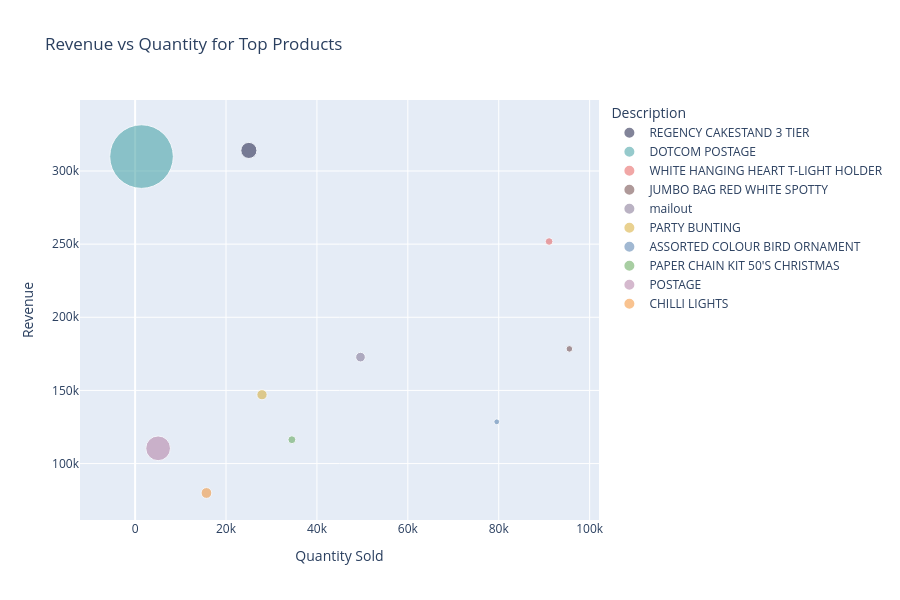

Notebook source saved alongside this figure:
### Code cell
fig = px.scatter(
    Qty_rev,
    x="Quantity",
    y="Revenue",
    size="UnitPrice",
    hover_name="Description",
    title="Revenue vs Quantity for Top Products",
    labels={
        "Quantity": "Quantity Sold",
        "Revenue": "Revenue",
        "UnitPrice": "Average Unit Price"
    },
    size_max=45,
    
    color="Description",
    color_discrete_sequence=[
    "#12143C",
    "#379A9E",
    "#E45756",
    "#673E3E",
    "#7B6D8D",
    "#D4A72C",
    "#4C78A8",
    "#59A14F",
    "#B07AA1",
    "#F28E2B"
]

)

fig.update_traces(
    opacity=0.75
)

fig.update_layout(
    height=600
    
)

fig.show()

### Figure 1 — Plotly figure (JSON) as saved in the notebook; plotly's stock layout.template omitted (floating-point values rounded to 4 significant figures)
{"data": [{"hovertemplate": "<b>%{hovertext}</b><br><br>Description=REGENCY CAKESTAND 3 TIER<br>Quantity Sold=%{x}<br>Revenue=%{y}<br>Average Unit Price=%{marker.size}<extra></extra>", "hovertext": ["REGENCY CAKESTAND 3 TIER"], "legendgroup": "REGENCY CAKESTAND 3 TIER", "marker": {"color": "#12143C", "size": [14.02], "sizemode": "area", "sizeref": 0.1079, "symbol": "circle"}, "mode": "markers", "name": "REGENCY CAKESTAND 3 TIER", "opacity": 0.75, "orientation": "v", "showlegend": true, "type": "scatter", "x": [25028], "xaxis": "x", "y": [314000.0], "yaxis": "y"}, {"hovertemplate": "<b>%{hovertext}</b><br><br>Description=DOTCOM POSTAGE<br>Quantity Sold=%{x}<br>Revenue=%{y}<br>Average Unit Price=%{marker.size}<extra></extra>", "hovertext": ["DOTCOM POSTAGE"], "legendgroup": "DOTCOM POSTAGE", "marker": {"color": "#379A9E", "size": [218.5], "sizemode": "area", "sizeref": 0.1079, "symbol": "circle"}, "mode": "markers", "name": "DOTCOM POSTAGE", "opacity": 0.75, "orientation": "v", "showlegend": true, "type": "scatter", "x": [1412], "xaxis": "x", "y": [309800.0], "yaxis": "y"}, {"hovertemplate": "<b>%{hovertext}</b><br><br>Description=WHITE HANGING HEART T-LIGHT HOLDER<br>Quantity Sold=%{x}<br>Revenue=%{y}<br>Average Unit Price=%{marker.size}<extra></extra>", "hovertext": ["WHITE HANGING HEART T-LIGHT HOLDER"], "legendgroup": "WHITE HANGING HEART T-LIGHT HOLDER", "marker": {"color": "#E45756", "size": [3.129], "sizemode": "area", "sizeref": 0.1079, "symbol": "circle"}, "mode": "markers", "name": "WHITE HANGING HEART T-LIGHT HOLDER", "opacity": 0.75, "orientation": "v", "showlegend": true, "type": "scatter", "x": [91082], "xaxis": "x", "y": [251800.0], "yaxis": "y"}, {"hovertemplate": "<b>%{hovertext}</b><br><br>Description=JUMBO BAG RED WHITE SPOTTY <br>Quantity Sold=%{x}<br>Revenue=%{y}<br>Average Unit Price=%{marker.size}<extra></extra>", "hovertext": ["JUMBO BAG RED WHITE SPOTTY "], "legendgroup": "JUMBO BAG RED WHITE SPOTTY ", "marker": {"color": "#673E3E", "size": [2.321], "sizemode": "area", "sizeref": 0.1079, "symbol": "circle"}, "mode": "markers", "name": "JUMBO BAG RED WHITE SPOTTY ", "opacity": 0.75, "orientation": "v", "showlegend": true, "type": "scatter", "x": [95544], "xaxis": "x", "y": [178400.0], "yaxis": "y"}, {"hovertemplate": "<b>%{hovertext}</b><br><br>Description=mailout<br>Quantity Sold=%{x}<br>Revenue=%{y}<br>Average Unit Price=%{marker.size}<extra></extra>", "hovertext": ["mailout"], "legendgroup": "mailout", "marker": {"color": "#7B6D8D", "size": [5.025], "sizemode": "area", "sizeref": 0.1079, "symbol": "circle"}, "mode": "markers", "name": "mailout", "opacity": 0.75, "orientation": "v", "showlegend": true, "type": "scatter", "x": [49585], "xaxis": "x", "y": [172800.0], "yaxis": "y"}, {"hovertemplate": "<b>%{hovertext}</b><br><br>Description=PARTY BUNTING<br>Quantity Sold=%{x}<br>Revenue=%{y}<br>Average Unit Price=%{marker.size}<extra></extra>", "hovertext": ["PARTY BUNTING"], "legendgroup": "PARTY BUNTING", "marker": {"color": "#D4A72C", "size": [5.71], "sizemode": "area", "sizeref": 0.1079, "symbol": "circle"}, "mode": "markers", "name": "PARTY BUNTING", "opacity": 0.75, "orientation": "v", "showlegend": true, "type": "scatter", "x": [27915], "xaxis": "x", "y": [147100.0], "yaxis": "y"}, {"hovertemplate": "<b>%{hovertext}</b><br><br>Description=ASSORTED COLOUR BIRD ORNAMENT<br>Quantity Sold=%{x}<br>Revenue=%{y}<br>Average Unit Price=%{marker.size}<extra></extra>", "hovertext": ["ASSORTED COLOUR BIRD ORNAMENT"], "legendgroup": "ASSORTED COLOUR BIRD ORNAMENT", "marker": {"color": "#4C78A8", "size": [1.858], "sizemode": "area", "sizeref": 0.1079, "symbol": "circle"}, "mode": "markers", "name": "ASSORTED COLOUR BIRD ORNAMENT", "opacity": 0.75, "orientation": "v", "showlegend": true, "type": "scatter", "x": [79571], "xaxis": "x", "y": [128600.0], "yaxis": "y"}, {"hovertemplate": "<b>%{hovertext}</b><br><br>Description=PAPER CHAIN KIT 50'S CHRISTMAS <br>Quantity Sold=%{x}<br>Revenue=%{y}<br>Average Unit Price=%{marker.size}<extra></extra>", "hovertext": ["PAPER CHAIN KIT 50'S CHRISTMAS "], "legendgroup": "PAPER CHAIN KIT 50'S CHRISTMAS ", "marker": {"color": "#59A14F", "size": [3.365], "sizemode": "area", "sizeref": 0.1079, "symbol": "circle"}, "mode": "markers", "name": "PAPER CHAIN KIT 50'S CHRISTMAS ", "opacity": 0.75, "orientation": "v", "showlegend": true, "type": "scatter", "x": [34494], "xaxis": "x", "y": [116300.0], "yaxis": "y"}, {"hovertemplate": "<b>%{hovertext}</b><br><br>Description=POSTAGE<br>Quantity Sold=%{x}<br>Revenue=%{y}<br>Average Unit Price=%{marker.size}<extra></extra>", "hovertext": ["POSTAGE"], "legendgroup": "POSTAGE", "marker": {"color": "#B07AA1", "size": [32.96], "sizemode": "area", "sizeref": 0.1079, "symbol": "circle"}, "mode": "markers", "name": "POSTAGE", "opacity": 0.75, "orientation": "v", "showlegend": true, "type": "scatter", "x": [5061], "xaxis": "x", "y": [110400.0], "yaxis": "y"}, {"hovertemplate": "<b>%{hovertext}</b><br><br>Description=CHILLI LIGHTS<br>Quantity Sold=%{x}<br>Revenue=%{y}<br>Average Unit Price=%{marker.size}<extra></extra>", "hovertext": ["CHILLI LIGHTS"], "legendgroup": "CHILLI LIGHTS", "marker": {"color": "#F28E2B", "size": [6.265], "sizemode": "area", "sizeref": 0.1079, "symbol": "circle"}, "mode": "markers", "name": "CHILLI LIGHTS", "opacity": 0.75, "orientation": "v", "showlegend": true, "type": "scatter", "x": [15696], "xaxis": "x", "y": [79910.0], "yaxis": "y"}], "layout": {"height": 600, "legend": {"itemsizing": "constant", "title": {"text": "Description"}, "tracegroupgap": 0}, "title": {"text": "Revenue vs Quantity for Top Products"}, "xaxis": {"anchor": "y", "domain": [0, 1], "title": {"text": "Quantity Sold"}}, "yaxis": {"anchor": "x", "domain": [0, 1], "title": {"text": "Revenue"}}}}
